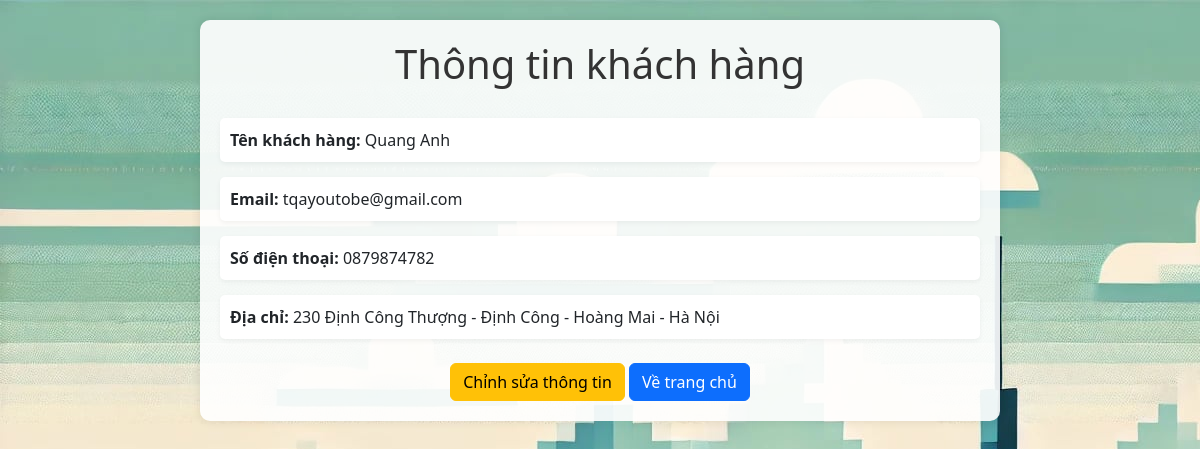
The app's page /thongtinkhachhangchitiet.php (signed in) with its own data.
### tables this page shows
CREATE TABLE `khach_hang` (
  `id` int(11) NOT NULL,
  `id_tai_khoan` int(11) DEFAULT NULL,
  `ten_khach_hang` varchar(100) DEFAULT NULL,
  `email` varchar(100) DEFAULT NULL,
  `so_dien_thoai` varchar(20) DEFAULT NULL,
  `dia_chi` varchar(255) DEFAULT NULL
);

### thongtinkhachhangchitiet.php (the view, shortened to what this page needs)
<!DOCTYPE html>
<html lang="vi">
<head>
    <link href="https://cdn.jsdelivr.net/npm/bootstrap@5.3.3/dist/css/bootstrap.min.css" rel="stylesheet">
</head>
<body>
    <div class="container">
        <h1>Thông tin khách hàng</h1>
        <?php
        $servername = "localhost";
        $username = "root";
        $password = "";
        $dbname = "thuc_pham_chuc_nang";
        try {
            $conn = new PDO("mysql:host=$servername;dbname=$dbname", $username, $password);
            $conn->setAttribute(PDO::ATTR_ERRMODE, PDO::ERRMODE_EXCEPTION);
            $sql = "SELECT * FROM khach_hang WHERE id_tai_khoan = :id";
            $stmt = $conn->prepare($sql);
            $stmt->bindParam(':id', $_SESSION['user_id']);
            $stmt->execute();
            $user = $stmt->fetch(PDO::FETCH_ASSOC);
            if($user) {
                echo "<div id='info-display'>";
                echo "<div class='info-item'><strong>Tên khách hàng:</strong> " . htmlspecialchars($user['ten_khach_hang']) . "</div>";
                echo "<div class='info-item'><strong>Email:</strong> " . htmlspecialchars($user['email']) . "</div>";
                echo "<div class='info-item'><strong>Số điện thoại:</strong> " . htmlspecialchars($user['so_dien_thoai']) . "</div>";
                echo "<div class='info-item'><strong>Địa chỉ:</strong> " . htmlspecialchars($user['dia_chi']) . "</div>";
                echo "</div>";
            } else {
                echo "<div class='alert alert-warning'>Không tìm thấy thông tin khách hàng</div>";
            }
        } catch (PDOException $e) {
            echo "<div class='alert alert-danger'>Lỗi kết nối: " . $e->getMessage() . "</div>";
        }
        ?>
        <div class="text-center mt-4">
            <button onclick="toggleEdit()" id="editBtn" class="btn btn-warning">Chỉnh sửa thông tin</button>
            <a href="trangchu.php" class="btn btn-primary">Về trang chủ</a>
        </div>
    </div>
</body>
</html>

### thongtinkhachhangchitiet.php (style rules this page uses)
body { background-image: url('hihi.jpg'); padding: 20px; }
.container { max-width: 800px; margin: auto; background: rgba(255,255,255,0.9); padding: 20px; border-radius: 10px; box-shadow: 0 0 10px rgba(0,0,0,0.1); }
h1 { text-align: center; color: #333; margin-bottom: 30px; }
.info-item { margin: 15px 0; padding: 10px; background: #fff; border-radius: 5px; box-shadow: 0 2px 5px rgba(0,0,0,0.05); }

### records on screen
khach_hang: ten_khach_hang "Quang Anh", email "tqayoutobe@gmail.com", so_dien_thoai "0879874782", dia_chi "230 Định Công Thượng - Định Công - Hoàng Mai - Hà Nội"
